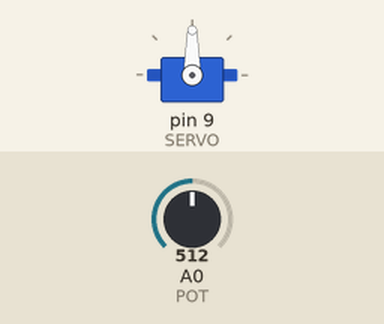
Recording of a sketch running on a simulated Arduino Uno, built with avr-gcc and run on an emulated ATmega328P. Parts: servo. The inputs (shaded band) are chosen by the test bench; at power-on: A0 (POT) = 512.

Above: at 1.2 s.
1.3 s: A0 (POT) set to 716
At 2.5 s:
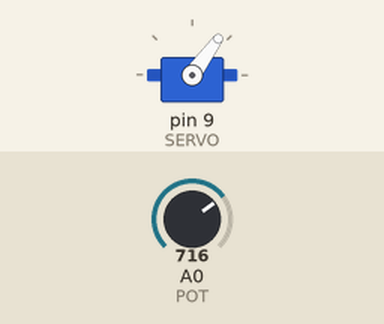
2.8 s: A0 (POT) set to 900
At 3.3 s:
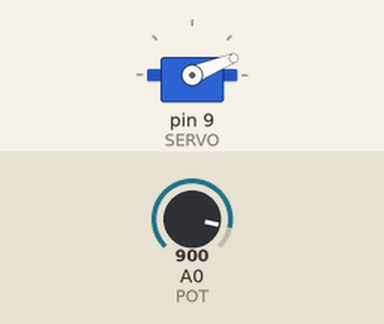
4.3 s: A0 (POT) set to 1023
At 4.7 s:
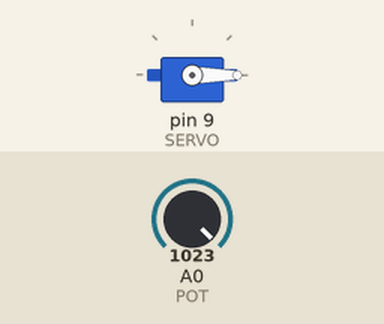
5.8 s: A0 (POT) set to 306
At 6.8 s:
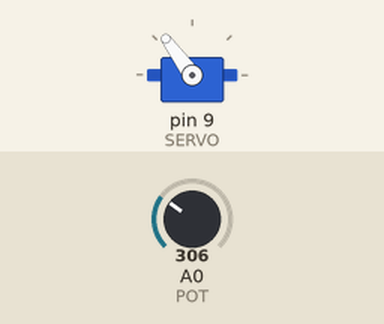
7.3 s: A0 (POT) set to 122
At 8.2 s:
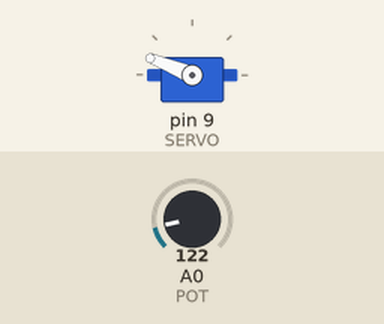
8.8 s: A0 (POT) set to 511
At 9.1 s:
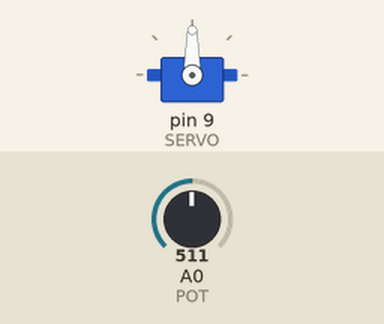
Timing chart, 0 to 11.3 s (numbered marks = the images above; inputs shaded):
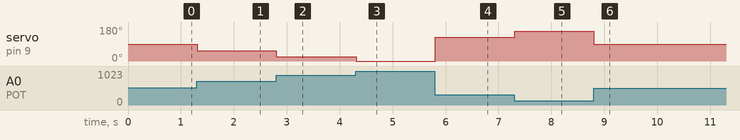

The sketch:

servo.ino
```cpp
#include <Servo.h>

const int POT=0;
const int SERVO=9;

int val=0;
Servo myServo;

void setup() {
  pinMode(POT, INPUT);
  pinMode(SERVO, OUTPUT);
  myServo.attach(SERVO);
}

void loop() {
  val = analogRead(POT);
  val = map(val, 0, 1023, 179, 0); // reverse rotation direction to match pot

  myServo.write(val);
  delay(15);
}
```

Measured:
- after the input at 1.3 s, servo on pin 9 (SERVO): 90° → 54° at once
- after the input at 2.8 s, servo on pin 9 (SERVO): 54° → 22° at once
- after the input at 4.3 s, servo on pin 9 (SERVO): 22° → 0° at once
- after the input at 5.8 s, servo on pin 9 (SERVO): 0° → 126° at once
- after the input at 7.3 s, servo on pin 9 (SERVO): 126° → 158° at once
- after the input at 8.8 s, servo on pin 9 (SERVO): 158° → 90° at once
